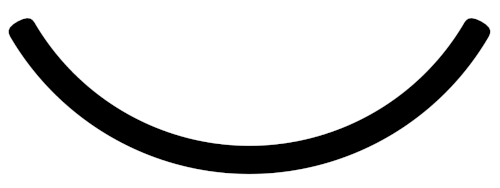
#> input picture resources/bit_starter.jpg, 500 x 188 px
$ python testImageRecognition.py   (older library calls are emulated)
#> lines starting #> are read from the running program, lines starting #| are printed output that depends on the picture; after the words box and inside, x2 and y2 are one past the last pixel; in counts of white or black regions, pixels touching at a corner belong together
### imageRecognition/stampFuncs.py
import cv2 as cv
import numpy as np
import math
import sys
import random


# --------------------------------------------------------------------------------
font = cv.FONT_HERSHEY_SIMPLEX
bit_colors = [ (255,0,0), (0,255,255), (0,255,0), (0,0,255), (255,255,0) ]

TRASH_CUTOFF = 2
STAMP_CUTOFF = 30
AREA_CUTOFF = 0

# [11 lines of commented-out code are left out]
THRESH_START = (0, 148, 252)
THRESH_END = (105, 350, 350)

# out height is fixed, so we can fix our stamp size
STAMP_W = 75
STAMP_H = 75
BIT_PERCENT_AREA = 0.15

# cropping area
#ACTIVE_AREA = [ [669,  86],
#                [1470, 133],
#                [572,  995],
#                [1546, 997] ]

#ACTIVE_AREA = [ [605,  80],
#                [1395, 117],
#                [532,  1015],
#                [1475, 1000] ]

ACTIVE_AREA = [ [588,  130],
                [1395, 137],
                [509,  1030],
                [1475, 1003] ]

#720
CAMERA_CALIB_MTX = np.array(
    [[ 874.90931472,    0.,          658.1936634 ],
     [   0.,          878.7926458,   385.33508979],
     [   0.,            0.,            1.        ]]
, np.float)


#720
CAMERA_CALIB_DIST = np.array(
    [[-0.35168813,  0.13369811, -0.00114138, -0.00110096, -0.02812739]]
    , np.float)


#1080
CAMERA_CALIB_MTX = np.array(
    [[  1.24001474e+04,   0.00000000e+00,   9.53052572e+02],
     [  0.00000000e+00,   7.21448228e+03,   5.37881141e+02],
     [  0.00000000e+00,   0.00000000e+00,   1.00000000e+00]]
, np.float)

#1080
CAMERA_CALIB_DIST = np.array(
[[ -7.74490514e+00,  -1.31558309e+02,  -2.40244863e-02, -2.86903700e-03, 1.18994236e+04]]
    , np.float)


# --------------------------------------------------------------------------------
IMG_BIT_STARTER = "../resources/bit_starter.jpg"
#IMG_BIT_STARTER = "../resources/bit_starter_03.jpg"
stamp_original = cv.imread(IMG_BIT_STARTER)
#> stamp_original is the input picture: shape (188, 500, 3); min 0, max 255, mean 212.2
stamp_starter = cv.imread(IMG_BIT_STARTER)
stamp_starter = cv.cvtColor(stamp_starter, cv.COLOR_BGR2GRAY)
ret, thresh_starter = cv.threshold(stamp_starter, 127, 255, 0)
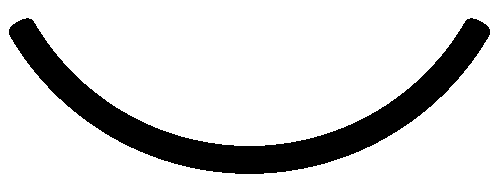
#> thresh_starter: shape (188, 500); 83.2% white; 1 black region, box (x1, y1, x2, y2) and area: (9, 18, 490, 174) 15752
stamp_starter = ~thresh_starter
#> stamp_starter: shape (188, 500); 16.8% white; 1 white region

im, contours_starter, hierarchy_starter = cv.findContours ( stamp_starter, cv.RETR_TREE, cv.CHAIN_APPROX_SIMPLE )
#> contours_starter = 1 contour; box (x1, y1, x2, y2) and area: (9, 18, 490, 174) 15239
cv.drawContours( stamp_original, contours_starter, -1, (255,0,0), 3 )
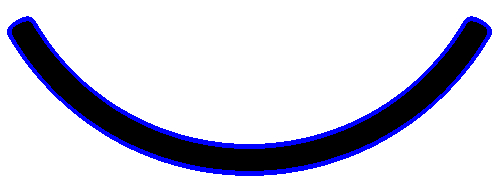
#> stamp_original: shape (188, 500, 3); 5.45% of pixels changed, all inside (x1, y1, x2, y2) = (7, 16, 492, 176)

# --------------------------------------------------------------------------------
bit_locations = [
    (0, 0.15, 0.5, 0.35),
    (0.5, 0.15, 0.5, 0.35),
    (0, 0.5, 0.35, 0.5),
    (0.35, 0.5, 0.3, 0.5),
    (0.65, 0.5, 0.35, 0.5)
]


# ----------------------------------------------------------------------------------------------------
# ----------------------------------------------------------------------------------------------------
# ----------------------------------------------------------------------------------------------------

# Perspecitive Fix calculations
(tl, tr, bl, br) = ACTIVE_AREA
widthA = np.sqrt(((br[0] - bl[0]) ** 2) + ((br[1] - bl[1]) ** 2))
widthB = np.sqrt(((tr[0] - tl[0]) ** 2) + ((tr[1] - tl[1]) ** 2))
perspective_maxWidth = max(int(widthA), int(widthB))

heightA = np.sqrt(((tr[0] - br[0]) ** 2) + ((tr[1] - br[1]) ** 2))
heightB = np.sqrt(((tl[0] - bl[0]) ** 2) + ((tl[1] - bl[1]) ** 2))
perspective_maxHeight = max(int(heightA), int(heightB))

perspecitive_dst = np.array([
    [0, 0],
    [perspective_maxWidth - 1, 0],
    [0, perspective_maxHeight - 1],
    [perspective_maxWidth - 1, perspective_maxHeight - 1]], dtype = "float32")

perspecitive_src = np.float32( ACTIVE_AREA )
perspective_M = cv.getPerspectiveTransform( perspecitive_src, perspecitive_dst )


# ----------------------------------------------------------------------------------------------------
# ----------------------------------------------------------------------------------------------------
# ----------------------------------------------------------------------------------------------------

# [50 lines left out: functions floodFillSelect, rotateBound, returnStamp, stampContours, not called in this run]


# ----------------------------------------------------------------------------------------------------
def cameraCalibrate( image ):
    global CAMERA_CALIB_MTX
    global CAMERA_CALIB_DIST

    h,  w = image.shape[:2]
    newcameramtx, roi = cv.getOptimalNewCameraMatrix( CAMERA_CALIB_MTX, CAMERA_CALIB_DIST, (w,h), 1, (w,h))
    mapx, mapy = cv.initUndistortRectifyMap(CAMERA_CALIB_MTX, CAMERA_CALIB_DIST, None, newcameramtx, (w,h), 5)
    frame_calib = cv.remap(image, mapx,mapy, cv.INTER_LINEAR)
    return frame_calib


def fixPerspective( image ):
    global perspective_maxWidth
    global perspective_maxHeight
    global perspective_M

    frame_skew = cv.warpPerspective( image, perspective_M, (perspective_maxWidth, perspective_maxHeight))
    return frame_skew


def preProcessImage( image ):
    output = image.copy()
    output = cv.cvtColor(output, cv.COLOR_BGR2HSV)
    mask = cv.inRange( output, THRESH_START, THRESH_END )
    mask = ~mask
    kernel = np.ones( (3, 3), np.uint8 )
    mask = cv.erode( mask, kernel, iterations = 1)
    #mask = floodFillSelect(mask, (10,10))
    return mask


# [26 lines left out: function findStampLocations, not called in this run]


def fineStampLocationsWRotation( frame_cnt ):
    global contours_starter
    global STAMP_W
    global STAMP_H

    angle = 0
    out = []
    new_cont = []

    #print("--------------------------------------------------------------------------------")
    for cnt in frame_cnt:
        ret = cv.matchShapes( cnt, contours_starter[0], 1, 0.0 )
        area = cv.contourArea( cnt )
        #print(str(ret) + " " + str(area))
        if ret > STAMP_CUTOFF and area > AREA_CUTOFF:
            x,y,w,h = cv.boundingRect( cnt )
            rect = cv.minAreaRect(cnt)
            _w = rect[1][0]
            _h = rect[1][1]
            angle = rect[2]

            if( _w < _h ):
                angle += 90
            else:
                angle += 0

            trans_x = (STAMP_W / 2) * math.sin( math.radians(angle) )
            trans_y = (STAMP_H / 2) * math.cos( math.radians(angle) )

            rect_out = ( (rect[0][0] - trans_x, rect[0][1] + trans_y),
                         (STAMP_W, STAMP_H),
                         rect[2] )

            out.append( (rect_out, angle) )

        else:
            new_cont.append(cnt)

    return out, new_cont


# [207 lines left out: functions findIDwRotation, stampsInGrid, stampsInImage, stamps, findIntersection, findID, not called in this run]


def recArea( rec ):
    # x, y, w, h
    return rec[2]*rec[3]

def safeTuple(inputList):
    return tuple(map(lambda x: int(x), inputList))

# [14 lines left out: functions union, intersection, not called in this run]


### src/testImageRecognition.py
import cv2 as cv
import numpy as np
import math
import sys
import random
sys.path.append("../imageRecognition/")
import stampFuncs as Stamp
import imutils
from scipy.interpolate import splprep, splev
import random
import os

bit_colors = [ (255,0,0), (0,255,255), (0,255,0), (0,0,255), (255,255,0) ]
font = cv.FONT_HERSHEY_SIMPLEX


'''
This is a quick script that allows us to visually see what is happening within our image recognition system
This helps to debug the library written within ../ImageRecognition/stampFuncs
'''

# [7 lines of commented-out code are left out]


cap = cv.VideoCapture(0)

#cap.set( cv.CAP_PROP_FRAME_WIDTH, 1080 )
#cap.set( cv.CAP_PROP_FRAME_HEIGHT, 720 )

cap.set( cv.CAP_PROP_FRAME_WIDTH, 1920 )
cap.set( cv.CAP_PROP_FRAME_HEIGHT, 1080 )


while( True ):
    ret, frame_original = cap.read()
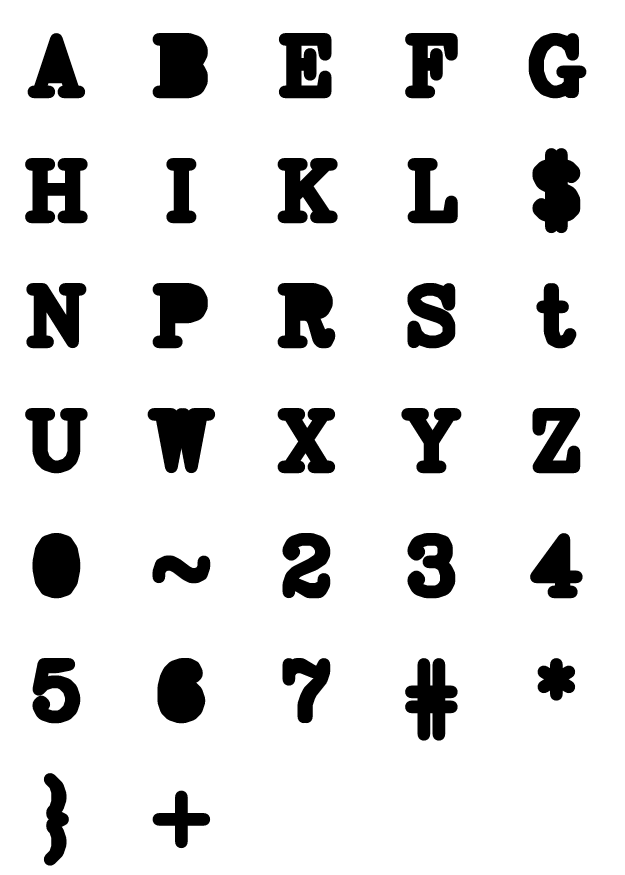
#> input picture resources/asci_symbols.jpg, 2500 x 3500 px, given in place of the camera (shown at 1/4 size)
#> frame_original is the input picture: shape (3500, 2500, 3); min 0, max 255, mean 222.9

    rows, cols, d = frame_original.shape
#> rows = 3500; cols = 2500; d = 3

    frame_original = Stamp.cameraCalibrate( frame_original )
#> in cameraCalibrate, `frame_calib = cv.remap(image, mapx,mapy, cv.INTER_LINEAR)`:
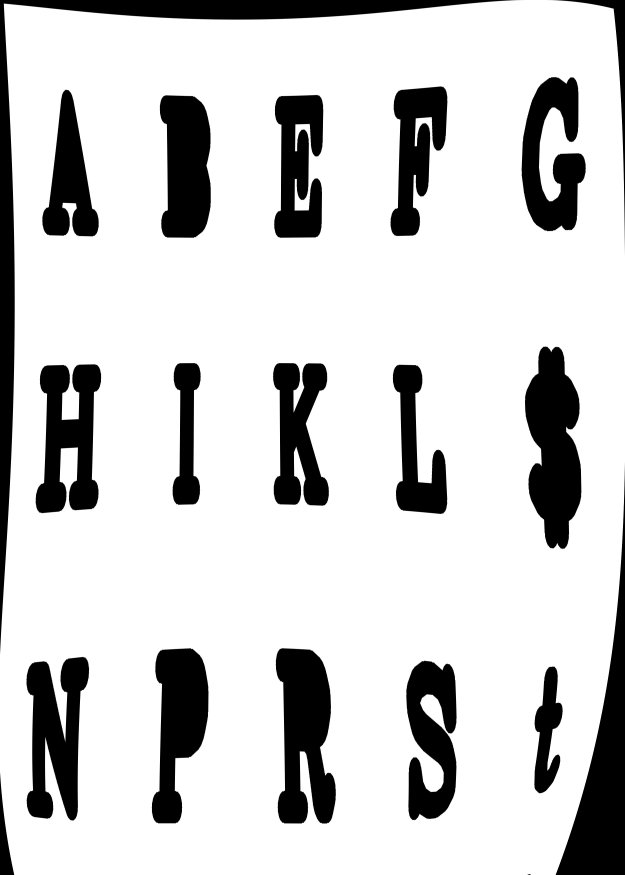
#> frame_calib: shape (3500, 2500, 3) (shown at 1/4 size); min 0, max 255, mean 206.6
    frame_img = frame_original.copy()
    frame_original = Stamp.fixPerspective( frame_original )
#> in fixPerspective, `frame_skew = cv.warpPerspective( image, perspective_M, (perspective_ma..`:
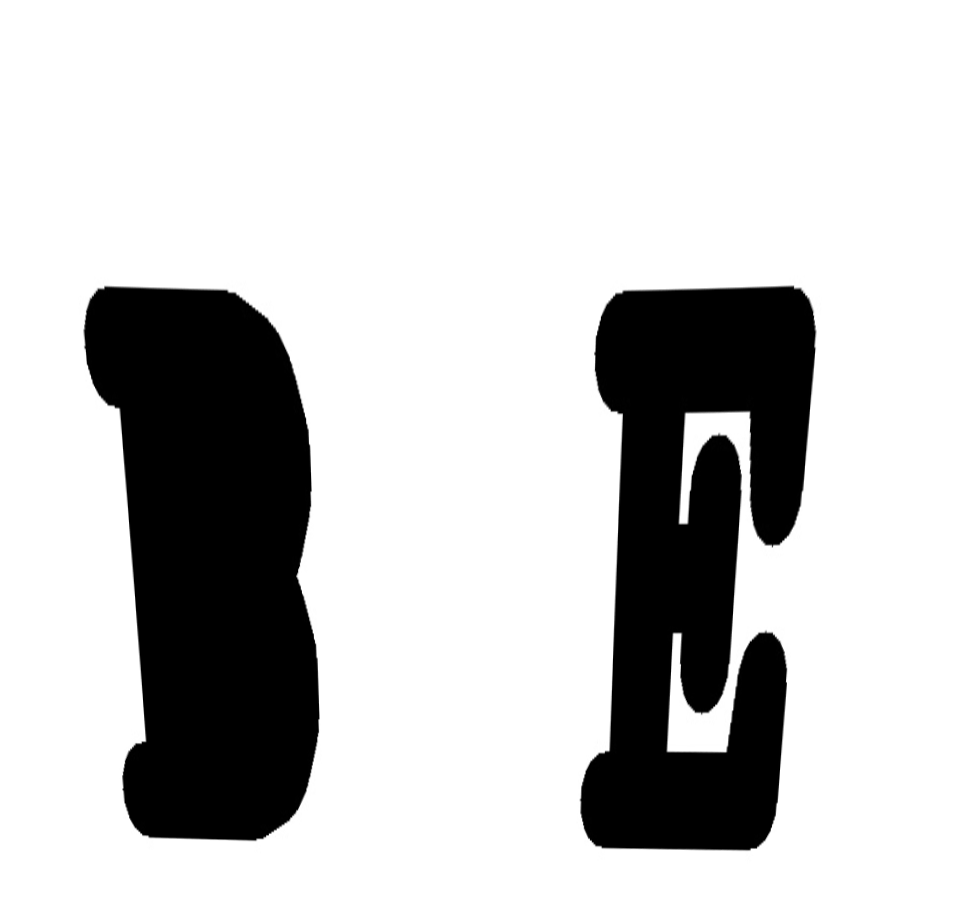
#> frame_skew: shape (903, 966, 3); min 0, max 255, mean 199.7
    #frame_original = Stamp.rotateBound( frame_original, 90 )

    frame = Stamp.preProcessImage( frame_original )
#> in preProcessImage, `output = cv.cvtColor(output, cv.COLOR_BGR2HSV)`: output: shape (903, 966, 3); mean H, S, V 0, 0, 199.7
#> in preProcessImage, `mask = cv.inRange( output, THRESH_START, THRESH_END )`: mask: shape (903, 966); every value is 0
#> in preProcessImage, `mask = ~mask`: mask: shape (903, 966); every value is 255
    im, contours, hierarchy = cv.findContours ( frame, cv.RETR_TREE, cv.CHAIN_APPROX_SIMPLE )
#> contours = [[[0, 0], [0, 902], [965, 902], [965, 0]]]

    #stamp_locations, new_contours = Stamp.findStampLocations( contours )
    #if len(new_contours) > 1:
    #    new_contours.pop(0)

    rotation_contours = contours.copy()
#> rotation_contours = [[[0, 0], [0, 902], [965, 902], [965, 0]]]
    rotation_contours.pop(0)
    cv.drawContours( frame_original, rotation_contours, -1, (255,0,255), 2 )

    stamp_bounds_w_angle, new_cont = Stamp.fineStampLocationsWRotation( rotation_contours )
#> after the loop in fineStampLocationsWRotation, `for cnt in frame_cnt:`: new_cont = []
#> stamp_bounds_w_angle = []; new_cont = []

    frame_show = frame_original.copy()
    for (rect, angle) in stamp_bounds_w_angle:
        bits, ID = Stamp.findIDwRotation( new_cont, rect, angle )
        cv.putText( frame_show, str(ID), (int(rect[0][0]), int(rect[0][1])), font, 1, (0,0,255), 3, cv.LINE_AA )

        box = cv.boxPoints(rect)
        pnts = np.array( box, np.int32 )
        cv.polylines(frame_show, [pnts], True, (255,0,255), 1)

        for (poly, rect_bit, bit) in bits:
            cv.polylines(frame_show, [poly], True, bit_colors[bit], 1)
            cv.putText( frame_show, str(bit), (int(poly[0][0][0]), int(poly[0][0][1])), font, 0.5, (255,255,255), 1, cv.LINE_AA )
#> this loop made 0 passes


    #xGridStamps_img, xGridStamps_arr = Stamp.stampsInGrid( stamp_bounds_w_angle, new_cont, frame_original )
    #img = Stamp.stampsInImage( stamp_bounds_w_angle, new_cont, frame_original )

    cv.imshow("test", frame_show)
    cv.namedWindow("test2", cv.WINDOW_NORMAL)
    cv.imshow("test2", frame_img)

    #print( Stamp.stamps( frame_original ) )

    if cv.waitKey(1) & 0xFF == ord('q'):
#> (key q is pressed here)
        break
